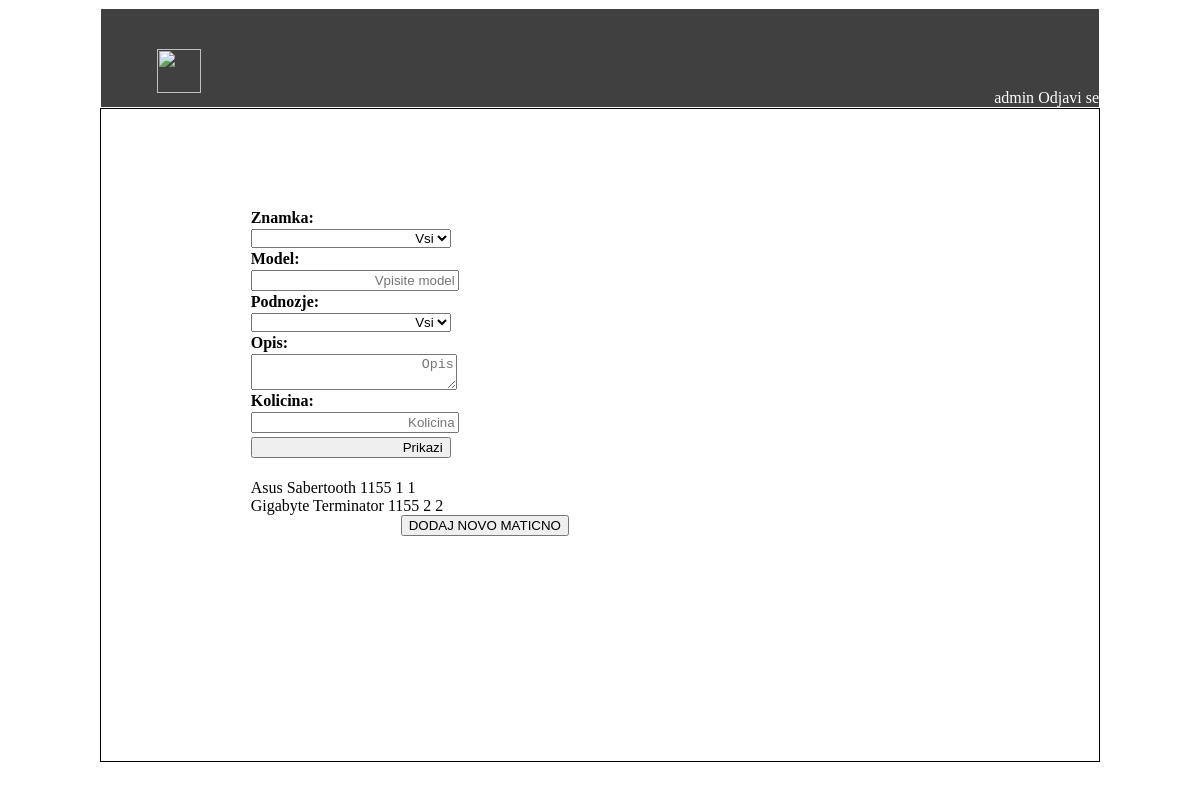
Page /app/maticne (signed in) on the committed database.
### kalkulator/models.py (models this page shows)
class Maticna(models.Model):
    znamka = models.CharField(max_length=20)
    model = models.CharField(max_length=20)
    podnozje = models.CharField(max_length=20)
    opis = models.CharField(max_length=20)
    kolicina = models.CharField(max_length=20)

### kalkulator/views.py (the view, shortened to what this page needs)
@login_required
def maticne(request):
    context = {}
    maticne = Maticna.objects.all()
    znamke = Maticna.objects.values_list('znamka', flat=True).distinct()
    podnozja = Maticna.objects.values_list('podnozje', flat=True).distinct()
    context['znamke'] = znamke
    context['podnozja'] = podnozja
    context['maticne'] = maticne
    return render(request, 'kalkulator/maticne.html', context)

### kalkulator/templates/kalkulator/maticne.html (shortened to what this page needs)
{% extends "kalkulator/base.html" %}
{% block main %}
	<div id="Stanje">
		<form>
			<label>Znamka:</label><select name="znamka">
										<option>Vsi</option>
										</select>
			<label>Model:</label><input type="text" placeholder="Vpisite model" name="model">
			<label>Podnozje:</label><select name="podnozje">
										<option>Vsi</option>
										</select>
			<label>Opis:</label><textarea rows="2" placeholder="Opis" name="opis"></textarea>
			<label>Kolicina:</label><input type="text" placeholder="Kolicina" name="kolicina">
			<input type="submit" id="vpisi" value="Prikazi">
		</form>
		<br>
		<br>
		<br>
		<br>
		<br>
		<br>
		<br>
		<br>
		<br>
		<br>
		<br>
		<br>
		<br>
		<br>
		<br>
		{% for maticna in maticne %}
		{{maticna.znamka}} {{maticna.model}} {{ maticna.podnozje }} {{ maticna.opis}}  {{ maticna.kolicina }}  <br>
		{% endfor %}
		<a href="dodajMaticno" style="margin-left:150px">
			<button> DODAJ NOVO MATICNO</button>
		</a>
	</div>
{% endblock %}

### kalkulator/templates/kalkulator/base.html (shortened to what this page needs)
{% load static %}
<!DOCTYPE HTML>
<html>
	<head>
		<link href="{% static 'kalkulator/style.css' %}" rel="stylesheet"/>
	</head>
	<body>
		<div id="page">
			<div id="banner">
				{% block logout %}
					<div id="logout">
								{% if user.is_authenticated %}
									{{ user.username }}
									<a href="{% url 'login' %}">Odjavi se</a>
								{% endif %}
					</div>
					<div id="back_button">
						<a href="main">
							<img src="https://image.flaticon.com/icons/svg/60/60817.svg" style="width:44px;height:44px;">
						</a>
					</div>
				{% endblock %}
			</div>
			<div id="main">
				 {% block main %}
				 {% endblock %}
			</div>
		</div>
	</body>
</html>

### kalkulator/static/kalkulator/style.css (style rules this page uses)
body { max-width: 1000px; margin-left: auto; margin-right: auto; }
#page { width: 100%; height:98vh; }
#banner { position: relative; border: 1px solid white; box-sizing: border-box; max-width: 1000px; margin-left: auto; margin-right: auto; height: 100px; text-align: right; color: white; overflow: hidden; background-color: #404040; }
#back_button { position: relative; margin-right : 90%; margin-top : 4%; width: 100px; height: 100px; }
#main { height: 83.4%; border: 1px solid black; box-sizing: border-box; }
#logout { position: absolute; right: 0; bottom: 0; }
a:link { color: white; text-decoration: none; }
#Obrazec, #Stanje, #Porocilo { padding: 10% 15%; }
select, input, textarea { clear: both; float: left; width: 200px; margin: 2px 0px; text-align: right; }
label { float: left; clear: both; width: 200px; font-weight: bolder; }

### rows in the picture
Maticna: znamka "Asus", model "Sabertooth", podnozje "1155", opis "1", kolicina "1"
Maticna: znamka "Gigabyte", model "Terminator", podnozje "1155", opis "2", kolicina "2"

### other values in the picture
{{ user.username }} "admin"
